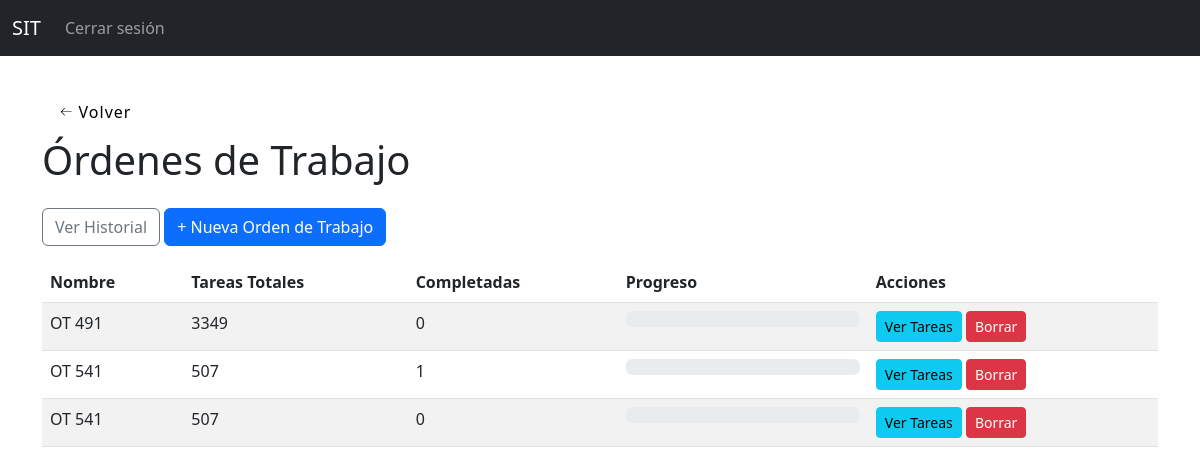
/tareas/ordenes/ (signed in), run on an earlier commit of the app's database.
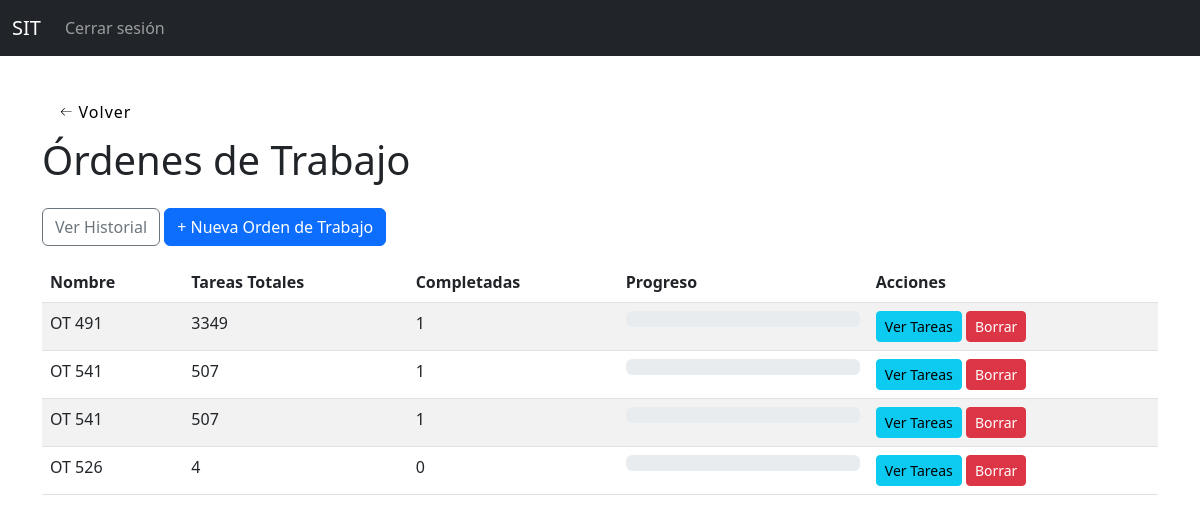
And on a later commit of the database.
### tareas_app/models.py (models this page shows, shortened)
class OrdenDeTrabajo(models.Model):
    nombre = models.CharField(max_length=200)
    descripcion = models.TextField(blank=True)
    archivo_excel = models.FileField(upload_to='ordenes_excel/', blank=True, null=True)
    fecha_creacion = models.DateTimeField(auto_now_add=True)
    creada_por = models.ForeignKey(Empleado, null=True, blank=True, on_delete=models.SET_NULL)
    finalizada = models.BooleanField(default=False)

### tareas_app/views.py (the view)
# urls.py: path('ordenes/', views.lista_ordenes_trabajo, name='lista_ordenes_trabajo'),
def lista_ordenes_trabajo(request):
    empleado = Empleado.objects.get(usuario=request.user)
    if not puede_ver_avances(empleado):
        return HttpResponseForbidden("No tenés permiso para ver las órdenes de trabajo.")
    if empleado.perfil == 'calidad':
        ordenes = OrdenDeTrabajo.objects.filter(tareas__estado='en_revision').distinct()
    elif empleado.perfil == 'despacho':
        ordenes = OrdenDeTrabajo.objects.filter(tareas__estado='lista_para_despachar').distinct()
    else:
        ordenes = OrdenDeTrabajo.objects.all()
    SECTORES_PROGRESO = [
        'armado', 'control_1', 'soldado', 'control_2',
        'pintado', 'galvanizado', 'despachar'
    ]
    def calcular_progreso_por_sector(sector_actual, estado_actual=None):
        if estado_actual == 'finalizada':
            return 100
        try:
            indice = SECTORES_PROGRESO.index(sector_actual)
            return int((indice + 1) / len(SECTORES_PROGRESO) * 100)
        except ValueError:
            return 0
    ordenes_con_info = []
    for orden in ordenes:
        tareas = Tarea.objects.filter(orden=orden)
        total = tareas.count()
        completadas = tareas.filter(estado='finalizada').count()
        if total > 0:
            progreso = sum([calcular_progreso_por_sector(t.sector, t.estado) for t in tareas]) // total
        else:
            progreso = 0
        if progreso == 100:
            if not orden.finalizada:
                orden.finalizada = True
                orden.save()
        else:
            if orden.finalizada:
                orden.finalizada = False
                orden.save()
            ordenes_con_info.append({
                'orden': orden,
                'total': total,
                'completadas': completadas,
                'progreso': progreso
            })
    return render(request, 'tareas/lista_ordenes_trabajo.html', {
        'ordenes': ordenes_con_info,
        'perfil_usuario': empleado.perfil
    })

### tareas_app/views.py (called while the page is built)
def puede_ver_avances(empleado):
    return empleado.perfil in ['administrador', 'ppc', 'produccion', 'calidad', 'despacho', 'ingenieria', 'rrhh']

### templates/tareas/lista_ordenes_trabajo.html (shortened to what this page needs)
{% extends 'base.html' %}
{% block content %}
<button class="back-button" onclick="history.back()">
  <span>Volver</span>
</button>
<h1 class="mb-4">Órdenes de Trabajo</h1>
<a href="{% url 'historial_ordenes_trabajo' %}" class="btn btn-outline-secondary mb-3">Ver Historial</a>
{% if perfil_usuario == 'administrador' or perfil_usuario == 'ingenieria' %}
<a href="{% url 'crear_orden_trabajo' %}" class="btn btn-primary mb-3">+ Nueva Orden de Trabajo</a>
{% endif %}
<table class="table table-striped">
    <thead>
        <tr>
            <th>Nombre</th>
            <th>Tareas Totales</th>
            <th>Completadas</th>
            <th>Progreso</th>
            <th>Acciones</th>
        </tr>
    </thead>
    <tbody>
        {% for item in ordenes %}
        <tr>
            <td>{{ item.orden.nombre }}</td>
            <td>{{ item.total }}</td>
            <td>{{ item.completadas }}</td>
            <td style="width: 250px;">
                <div class="progress">
                </div>
            </td>
            <td>
                <a href="{% url 'detalle_orden_trabajo' item.orden.id %}" class="btn btn-sm btn-info">Ver Tareas</a>
                {% if perfil_usuario == 'administrador' or perfil_usuario == 'ingenieria' %}
                <a href="{% url 'borrar_orden_trabajo' item.orden.id %}" class="btn btn-sm btn-danger">Borrar</a>
                {% endif %}
            </td>
        </tr>
        {% empty %}
        <tr>
            <td colspan="5">No hay órdenes de trabajo.</td>
        </tr>
        {% endfor %}
    </tbody>
</table>
{% endblock %}

What changed in the data, as far as the page shows it:
computed for OrdenDeTrabajo "OT 491": completadas "0" → "1"
computed for OrdenDeTrabajo (number 3 of 4 on the later page): completadas "0" → "1"
added OrdenDeTrabajo: orden.nombre "OT 526", total "4", completadas "0"
